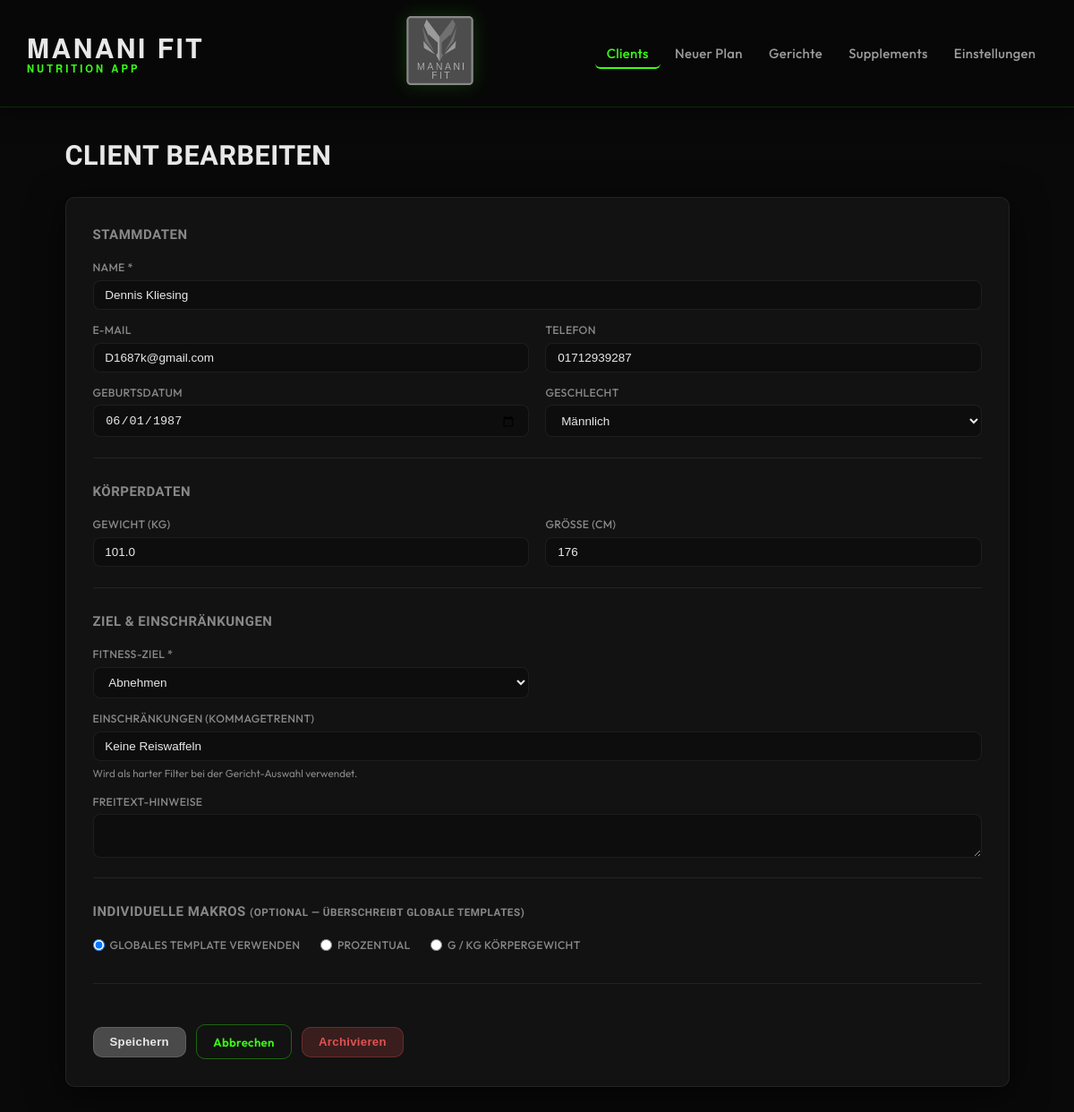
Page /clients/2/edit on the committed database.
### models.py (models this page shows, shortened)
class Client(db.Model):
    __tablename__ = "clients"
    __allow_unmapped__ = True
    id: int = db.Column(db.Integer, primary_key=True)
    name: str = db.Column(db.String(120), nullable=False)
    email: str | None = db.Column(db.String(200))
    phone: str | None = db.Column(db.String(50))
    birthdate: date | None = db.Column(db.Date)
    gender: str | None = db.Column(db.String(20))
    weight_kg: float | None = db.Column(db.Float)
    height_cm: float | None = db.Column(db.Float)
    goal: str = db.Column(db.String(30), nullable=False, default="Halten")
    restrictions_text: str | None = db.Column(db.Text)
    restriction_tags: str = db.Column(db.Text, default="[]")
    created_at: datetime = db.Column(db.DateTime, default=datetime.utcnow)
    updated_at: datetime = db.Column(
        db.DateTime, default=datetime.utcnow, onupdate=datetime.utcnow
    )
    is_archived: bool = db.Column(db.Boolean, default=False)
    macro_overrides: str | None = db.Column(db.Text, nullable=True)
    plans = db.relationship("MealPlan", back_populates="client", lazy="dynamic")
    def get_restriction_tags(self) -> list[str]:
        return json.loads(self.restriction_tags or "[]")
    def get_macro_overrides(self) -> dict:
        return json.loads(self.macro_overrides or "{}")

### app.py (the view)
    @app.route("/clients/<int:client_id>/edit", methods=["GET", "POST"])
    def clients_edit(client_id: int):
        client = Client.query.get_or_404(client_id)
        if request.method == "POST":
            _client_from_form(client)
            db.session.commit()
            flash("Client aktualisiert.", "success")
            return redirect(url_for("clients_detail", client_id=client_id))
        return render_template("clients/form.html", client=client)

### templates/clients/form.html (shortened to what this page needs)
{% extends "base.html" %}
{% block content %}
<div class="page-header">
  <h1>{% if client %}Client bearbeiten{% else %}Neuer Client{% endif %}</h1>
</div>
<form method="post" class="form-card">
  <div class="form-section">
    <h2>Stammdaten</h2>
    <div class="form-grid">
      <div class="form-group form-group--full">
        <label for="name">Name *</label>
        <input type="text" id="name" name="name" required
               value="{{ client.name if client else '' }}">
      </div>
      <div class="form-group">
        <label for="email">E-Mail</label>
        <input type="email" id="email" name="email"
               value="{{ client.email or '' if client else '' }}">
      </div>
      <div class="form-group">
        <label for="phone">Telefon</label>
        <input type="text" id="phone" name="phone"
               value="{{ client.phone or '' if client else '' }}">
      </div>
      <div class="form-group">
        <label for="birthdate">Geburtsdatum</label>
        <input type="date" id="birthdate" name="birthdate"
               value="{{ client.birthdate.strftime('%Y-%m-%d') if client and client.birthdate else '' }}">
      </div>
      <div class="form-group">
        <label for="gender">Geschlecht</label>
        <select id="gender" name="gender">
          {% for val in ['Männlich', 'Weiblich', 'Divers'] %}
            <option value="{{ val }}" {% if client and client.gender == val %}selected{% endif %}>{{ val }}</option>
          {% endfor %}
        </select>
      </div>
    </div>
  </div>
  <div class="form-section">
    <h2>Körperdaten</h2>
    <div class="form-grid">
      <div class="form-group">
        <label for="weight_kg">Gewicht (kg)</label>
        <input type="number" id="weight_kg" name="weight_kg" step="0.1" min="30" max="300"
               value="{{ client.weight_kg or '' if client else '' }}">
      </div>
      <div class="form-group">
        <label for="height_cm">Größe (cm)</label>
        <input type="number" id="height_cm" name="height_cm" step="1" min="100" max="250"
               value="{{ client.height_cm|int if client and client.height_cm else '' }}">
      </div>
    </div>
  </div>
  <div class="form-section">
    <h2>Ziel & Einschränkungen</h2>
    <div class="form-grid">
      <div class="form-group">
        <label for="goal">Fitness-Ziel *</label>
        <select id="goal" name="goal" required>
          {% for g in ['Abnehmen', 'Muskelaufbau', 'Halten'] %}
            <option value="{{ g }}" {% if client and client.goal == g %}selected{% elif not client and g == 'Halten' %}selected{% endif %}>{{ g }}</option>
          {% endfor %}
        </select>
      </div>
      <div class="form-group form-group--full">
        <label for="restriction_tags">Einschränkungen (kommagetrennt)</label>
        <input type="text" id="restriction_tags" name="restriction_tags"
               placeholder="z.B. laktosefrei, glutenfrei, kein Schweinefleisch"
               value="{{ client.get_restriction_tags()|join(', ') if client else '' }}">
        <small>Wird als harter Filter bei der Gericht-Auswahl verwendet.</small>
      </div>
      <div class="form-group form-group--full">
        <label for="restrictions_text">Freitext-Hinweise</label>
        <textarea id="restrictions_text" name="restrictions_text" rows="2">{{ client.restrictions_text or '' if client else '' }}</textarea>
      </div>
    </div>
  </div>
  <div class="form-section">
    <h2>Individuelle Makros <small>(optional — überschreibt globale Templates)</small></h2>
    {% set ov = client.get_macro_overrides() if client else {} %}
    <div style="display:flex; align-items:center; gap:1.5rem; flex-wrap:wrap; margin-bottom:.75rem;">
      <label style="display:flex; align-items:center; gap:.4rem; cursor:pointer;">
        <input type="radio" name="macro_mode_override" value=""
               {% if not ov %}checked{% endif %}
               onchange="toggleClientMacroMode('')">
        Globales Template verwenden
      </label>
      <label style="display:flex; align-items:center; gap:.4rem; cursor:pointer;">
        <input type="radio" name="macro_mode_override" value="pct"
               onchange="toggleClientMacroMode('pct')">
        Prozentual
      </label>
      <label style="display:flex; align-items:center; gap:.4rem; cursor:pointer;">
        <input type="radio" name="macro_mode_override" value="g_per_kg"
               onchange="toggleClientMacroMode('g_per_kg')">
        g / kg Körpergewicht
      </label>
    </div>
  </div>
  <div class="form-actions">
    <button type="submit" class="btn btn--primary">Speichern</button>
    <a href="{{ url_for('clients_list') }}" class="btn btn--ghost">Abbrechen</a>
    {% if client %}
      <form method="post" action="{{ url_for('clients_archive', client_id=client.id) }}" style="display:inline">
        <button type="submit" class="btn btn--danger" onclick="return confirm('Wirklich archivieren?')">
          {% if client.is_archived %}Wiederherstellen{% else %}Archivieren{% endif %}
        </button>
      </form>
    {% endif %}
  </div>
</form>
{% endblock %}

### static/css/app.css (style rules this page uses)
:root { --primary: #39ff14; --primary-light: #7fff50; --primary-dim: rgba(57,255,20,.12); --bg: #0d0d0d; --surface: rgba(20,20,20,.88); --surface-light: rgba(36,36,36,.92); --border: rgba(255,255,255,.07); --border-hover: rgba(255,255,255,.14); --text: #e8e8e8; --text-muted: #888; --danger: #e05252; --warning: #c9922a; --success: #2ed573; --radius: 10px; --shadow: 0 8px 40px rgba(0,0,0,.65); --shadow-sm: 0 3px 14px rgba(0,0,0,.4); --nav-h: 120px; }
*, *::before, *::after { box-sizing: border-box; margin: 0; padding: 0; }
html { font-size: 15px; }
body { font-family: 'Outfit', system-ui, sans-serif; background-color: var(--bg); background-image: url('/static/uploads/trainings_plan_logos.png'); background-size: cover; background-position: center; background-attachment: fixed; color: var(--text); line-height: 1.55; min-height: 100vh; position: relative; }
body::before { content: ''; position: fixed; inset: 0; background: rgba(0,0,0,.27); z-index: 0; pointer-events: none; }
a { color: var(--primary); text-decoration: none; }
.page-header { display: flex; align-items: flex-start; justify-content: space-between; gap: 1rem; margin-bottom: 1.5rem; flex-wrap: wrap; }
.page-header h1 { font-family: 'Barlow Semi Condensed', sans-serif; font-size: 2.04rem; font-weight: 700; letter-spacing: .5px; color: var(--text); text-transform: uppercase; }
.btn { display: inline-flex; align-items: center; gap: .35rem; padding: .55rem 1.2rem; border-radius: var(--radius); border: 1px solid rgba(255,255,255,.12); cursor: pointer; font-size: .88rem; font-weight: 600; font-family: 'Outfit', inherit; letter-spacing: .3px; transition: background .2s ease, color .2s ease, border-color .2s ease, box-shadow .2s ease; text-decoration: none !important; white-space: nowrap; background: #3a3a3a; color: var(--text); }
.btn--primary { background: #4a4a4a; color: var(--text); }
.btn--danger { background: rgba(224,82,82,.2); color: var(--danger); border-color: rgba(224,82,82,.3); }
.btn--ghost { background: transparent; color: var(--primary); border: 1px solid rgba(57,255,20,.35); }
.form-card { background: var(--surface); border: 1px solid var(--border); border-radius: var(--radius); padding: 2rem; box-shadow: var(--shadow); backdrop-filter: blur(14px); -webkit-backdrop-filter: blur(14px); }
.form-section { margin-bottom: 1.75rem; padding-bottom: 1.5rem; border-bottom: 1px solid var(--border); }
.form-section h2 { font-family: 'Barlow Semi Condensed', sans-serif; font-size: 1rem; font-weight: 700; letter-spacing: .5px; text-transform: uppercase; color: var(--text-muted); margin-bottom: 1rem; }
.form-grid { display: grid; grid-template-columns: 1fr 1fr; gap: .85rem 1.25rem; }
.form-group { display: flex; flex-direction: column; gap: .3rem; }
.form-group--full { grid-column: 1 / -1; }
label { font-size: .82rem; font-weight: 500; letter-spacing: .3px; text-transform: uppercase; color: var(--text-muted); }
input[type="text"], input[type="email"], input[type="number"], input[type="date"], input[type="file"], select, textarea { border: 1px solid var(--border); border-radius: 8px; padding: .55rem .85rem; font-size: .9rem; font-family: 'Outfit', inherit; color: var(--text); background: rgba(12,12,12,.7); width: 100%; transition: border-color .2s ease, box-shadow .2s ease; }
select option { background: #1a1a1a; color: var(--text); }
small { font-size: .78rem; color: var(--text-muted); }
.form-actions { display: flex; gap: .75rem; align-items: center; padding-top: 1.25rem; flex-wrap: wrap; }

### rows in the picture
Client: name "Dennis Kliesing", email "D1687k@gmail.com", phone "01712939287", birthdate "06/01/1987", gender "Männlich", weight_kg "101.0", height_cm "176", goal "Abnehmen", restriction_tags "Keine Reiswaffeln"
